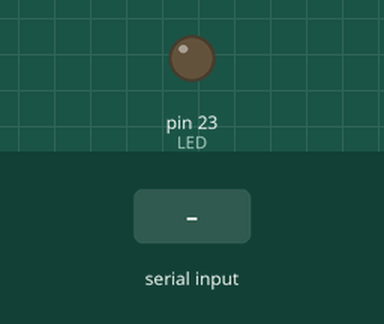
A sketch run on a simulated Arduino Mega 2560, built with avr-gcc and run on an emulated ATmega2560. Parts: output pins drawn as LEDs (lit = HIGH). The test bench sets the inputs (shaded band).

Above: at 1.2 s.
1.3 s: "1\n" received over Serial
At 2.5 s:
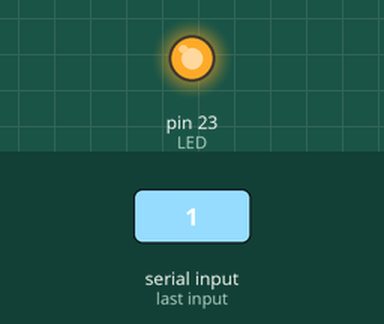
2.8 s: "0\n" received over Serial
At 3.8 s:
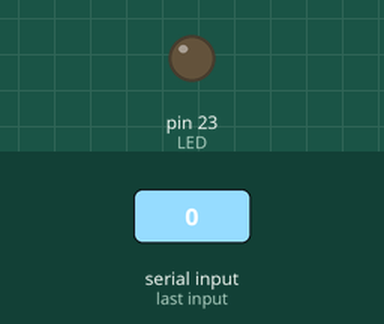
Timing chart, 0 to 5.8 s (numbered marks = the images above; inputs shaded):
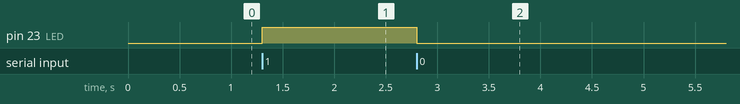

Measured:
- after the input at 1.3 s, pin 23 (LED): LOW → HIGH at once
- after the input at 2.8 s, pin 23 (LED): HIGH → LOW at once

The sketch:

Node-Red_Serial_LED_test_01.ino
```cpp
#define LED 23

void setup() {
  Serial.begin(115200);
  pinMode(LED, OUTPUT);

}

void loop() {
  if(Serial.available())
  {
    String data = Serial.readStringUntil(0x0a);

    if(data == "0")
    {
      digitalWrite(LED, LOW);
    }else if(data == "1")
    {
      digitalWrite(LED, HIGH);
    }
  }
}
```
